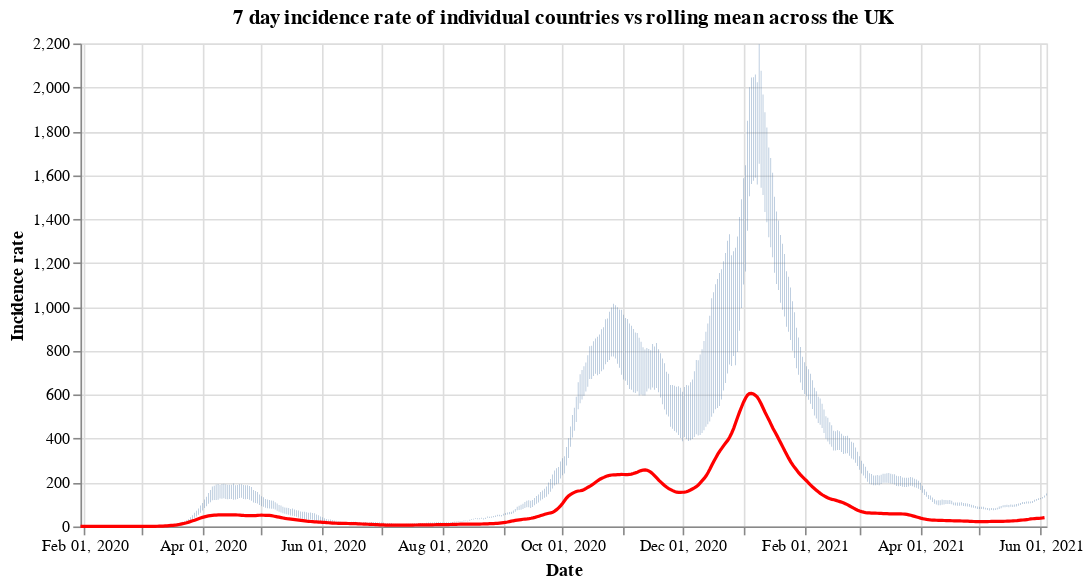

Notebook code cell kept with this figure:
### Code cell
#collapse
countries = uk_cases['areaName'].unique()
countries.sort()

selection = alt.selection_single(
    name='Select',
    fields=['areaName'],
    init={'areaName': 'Wales'},
    bind={'areaName': alt.binding_select(options=countries)}
)

# scatter plot, modify opacity based on selection
bars = alt.Chart(uk_cases).mark_bar().add_selection(
    selection
).encode(
    x=alt.X("yearmonthdate(date):T", axis=alt.Axis(title='Date')),
    y=alt.Y("weeklyCasesRate:Q", axis=alt.Axis(title='Incidence rate')),
    tooltip='weeklyCasesRate:Q',
    opacity=alt.condition(selection, alt.value(1), alt.value(0))
).properties(title=f'7 day incidence rate of individual countries vs rolling mean across the UK', width=600)

line = alt.Chart(overview_cases).mark_line(
    color='red',
    size=2,
).transform_window(
    rolling_mean='mean(weeklyCasesRate)',
    frame=[0, 7]
).encode(
    x='yearmonthdate(date):T',
    y='rolling_mean:Q'
)

alt.layer(bars, line)

### Figure 1 — Vega-Lite specification as saved in the notebook (floating-point values rounded to 4 significant figures; data arrays with more than 128 entries replaced by an {"elided": "..."} marker saying what was removed)
{"config": {"view": {"continuousWidth": 400, "continuousHeight": 300}}, "layer": [{"data": {"name": "data-801064c81f392c10ceca31b4989fab68"}, "mark": "bar", "encoding": {"opacity": {"condition": {"value": 1, "selection": "Select"}, "value": 0}, "tooltip": {"type": "quantitative", "field": "weeklyCasesRate"}, "x": {"type": "temporal", "axis": {"title": "Date"}, "field": "date", "timeUnit": "yearmonthdate"}, "y": {"type": "quantitative", "axis": {"title": "Incidence rate"}, "field": "weeklyCasesRate"}}, "selection": {"Select": {"type": "single", "fields": ["areaName"], "init": {"areaName": "Wales"}, "bind": {"areaName": {"input": "select", "options": ["England", "Northern Ireland", "Scotland", "Wales"]}}}}, "title": "7 day incidence rate of individual countries vs rolling mean across the UK", "width": 600}, {"data": {"name": "data-a39a6127e5b2c936eee06880d2be285d"}, "mark": {"type": "line", "color": "red", "size": 2}, "encoding": {"x": {"type": "temporal", "field": "date", "timeUnit": "yearmonthdate"}, "y": {"type": "quantitative", "field": "rolling_mean"}}, "transform": [{"window": [{"op": "mean", "field": "weeklyCasesRate", "as": "rolling_mean"}], "frame": [0, 7]}]}], "$schema": "https://vega.github.io/schema/vega-lite/v4.8.1.json", "datasets": {"data-801064c81f392c10ceca31b4989fab68": {"elided": "1872 records"}, "data-a39a6127e5b2c936eee06880d2be285d": {"elided": "491 records"}}}
